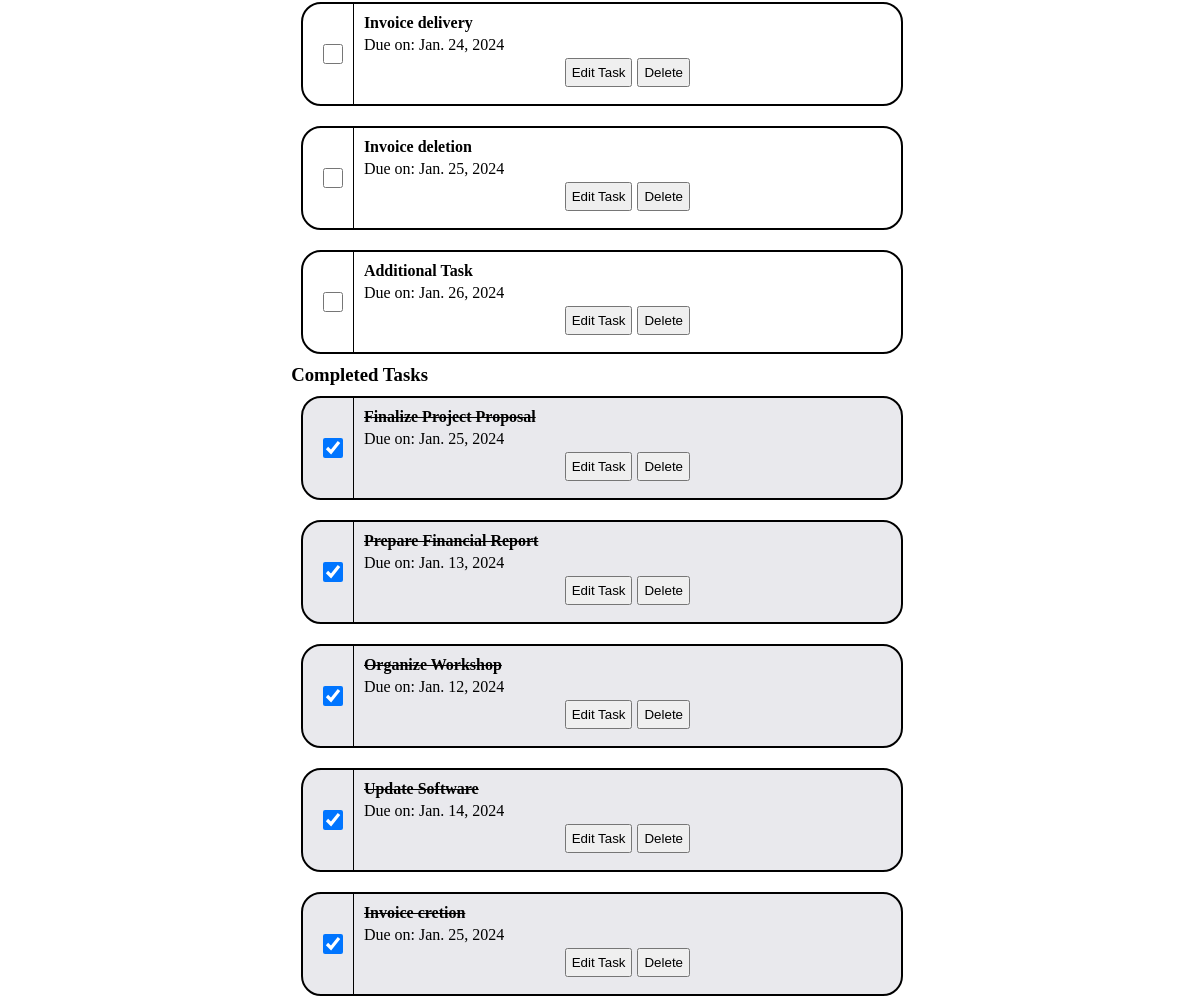
Before: /home/ (signed in, lower part) with the older database file.
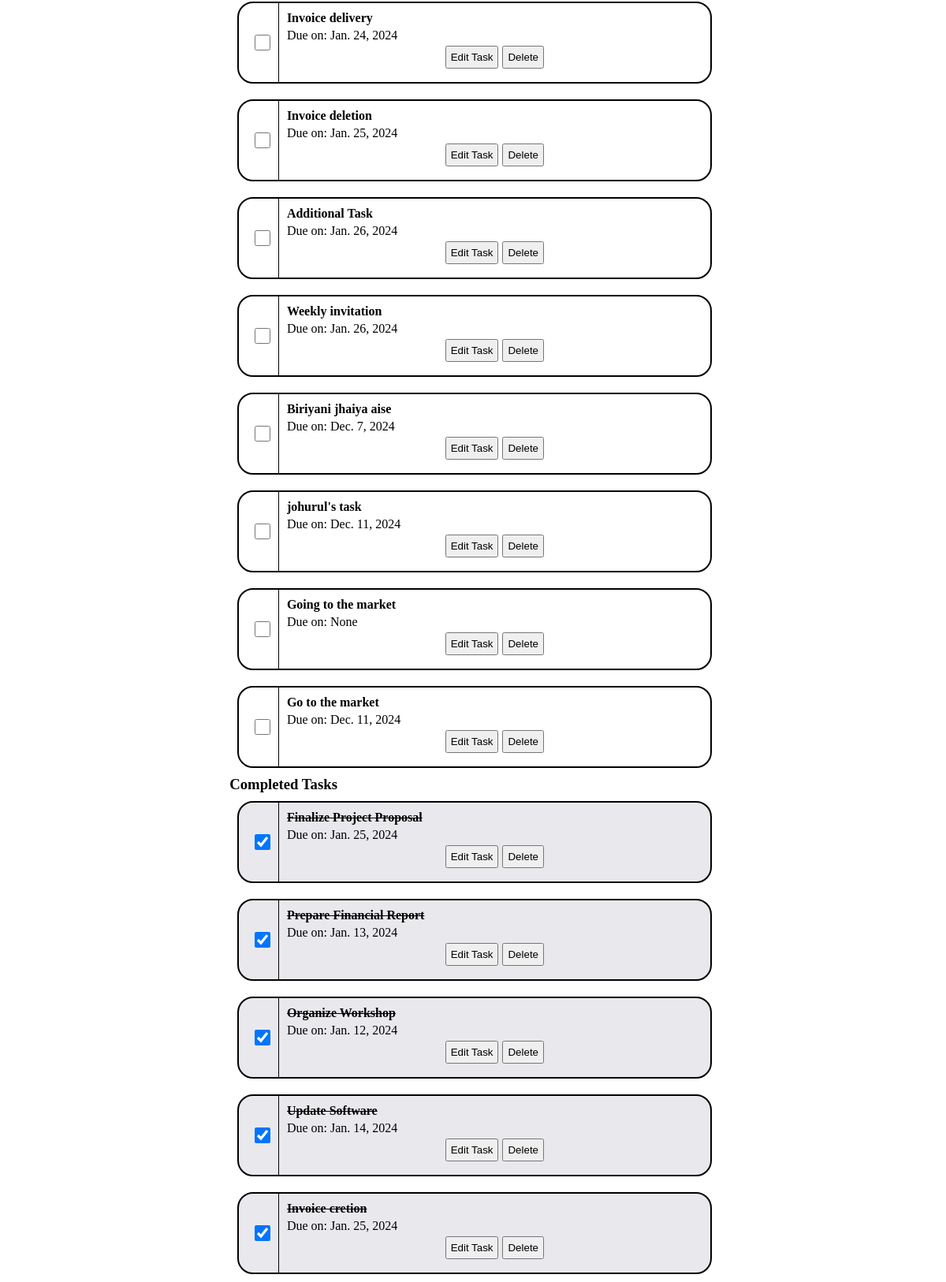
After: the same page with the newer database file.
### home/models.py (models this page shows, shortened)
class Task(models.Model):
    user = models.ForeignKey(User, on_delete=models.CASCADE)
    task_name = models.CharField(max_length=200)
    description = models.TextField(blank=True, null=True)
    completed = models.BooleanField(default=False)
    due_date = models.DateField(blank=True, null=True)
    timestamp = models.DateTimeField(auto_now_add=True)
    updated = models.DateTimeField(auto_now=True)

### home/views.py (the view)
# urls.py: path('home/', views.Home, name='home'),
@login_required(login_url='login')
def Home(request):
    form = TaskForm()
    remaining_tasks = Task.objects.filter(completed=False)
    completed_tasks = Task.objects.filter(completed=True)
    context = {
        'form': form,
        'remaining_tasks': remaining_tasks,
        'completed_tasks': completed_tasks
    }
    return render(request, 'home/home.html', context)

### home/forms.py
class TaskForm(forms.ModelForm):
    class Meta:
        model = Task
        fields = ['task_name', 'description', 'due_date']
        labels = {
            'task_name': '',
            'description': '',
            'due_date': ''
        }
        widgets = {
            'task_name': forms.TextInput(attrs={
                'class': 'task-name-class',
                'placeholder': 'Task Name'
            }),
            'description': forms.Textarea(attrs={
                'class': 'description-class',
                'placeholder': 'Description',
                'rows': 4
            }),
            'due_date': forms.DateInput(attrs={
                'type': 'date',
                'class': 'due-date-class',
                'placeholder': 'Due Date'
            }),
        }
    def __init__(self, *args, **kwargs):
        super(TaskForm, self).__init__(*args, **kwargs)
        self.fields['task_name'].widget.attrs.update({'class': 'task-name-class', 'placeholder': 'Task Name'})
        self.fields['description'].widget.attrs.update({'class': 'description-class', 'placeholder': 'Description'})

### home/templates/home/home.html (shortened to what this page needs)
{% load static %}
<!DOCTYPE html>
<html lang="en">
<head>
    {% load static %}
    <link rel="stylesheet" href="{% static 'home/css/home.css' %}">
</head>
<body>
    <div class="main">
        <div class="content">
            <div class="allTasks">
                <div class="card-list">
                    {% for task in remaining_tasks %}
                        <div class="task_card">
                            <div class="task_checkbox">
                                <input class="styled-checkbox" type="checkbox" name="completed" id="task_{{ task.id }}" {% if task.completed %} checked {% endif %} onclick="updateTaskStatus(this)">
                            </div>
                            <div class="task_details">
                                <h4>{{task.task_name}}</h4>
                                <h7>Due on: {{task.due_date}}</h7>
                                <div class="task_btns">
                                    <button
                                        onclick="setupModal('editTaskForm', true, this)"
                                        data-task-id='{{ task.id }}'
                                        data-task-name='{{task.task_name}}'
                                        data-task-description='{{task.description}}'
                                        data-due-date='{{task.due_date}}'
                                    >
                                        Edit Task
                                    </button>
                                    <button id="deleteTask" data-task-id="{{ task.id }}" data-csrf="{{ csrf_token }}" onclick="deleteTask(this)">Delete</button>
                                </div>
                            </div>
                        </div>
                    {% endfor %}
                </div>
            </div>
            <div class="allTasks">
                <h3>Completed Tasks</h3>
                <div class="card-list">
                    {% for task in completed_tasks %}
                        <div class="task_card completed_task">
                            <div class="task_checkbox">
                                <input class="styled-checkbox" type="checkbox" name="completed" id="task_{{ task.id }}" {% if task.completed %} checked {% endif %} onclick="updateTaskStatus(this)">
                            </div>
                            <div class="task_details">
                                <h4 class="task-completed">{{task.task_name}}</h4>
                                <h7>Due on: {{task.due_date}}</h7>
                                <div class="task_btns">
                                    <button
                                        onclick="setupModal('editTaskForm', true, this)"
                                        data-task-id='{{ task.id }}'
                                        data-task-name='{{task.task_name}}'
                                        data-task-description='{{task.description}}'
                                        data-due-date='{{task.due_date}}'
                                    >
                                        Edit Task
                                    </button>
                                    <button id="deleteTask" data-task-id="{{ task.id }}" data-csrf="{{ csrf_token }}" onclick="deleteTask(this)">Delete</button>
                                </div>
                            </div>
                        </div>
                    {% endfor %}
                </div>
            </div>
        </div>
        </div>
</body>
</html>

### home/static/home/css/home.css (style rules this page uses)
* { margin: 0; padding: 0; }
body { display: flex; flex-flow: column; justify-content: center; align-items: center; }
.main { display: flex; flex-flow: column; justify-content: start; align-items: center; width: 650px; height: 100vh; border-left: 1px solid black; border-right: 1px solid black; }
.content { width: 95%; margin-top: 20px; }
.allTasks { display: flex; flex-flow: column; width: 100%; height: auto; }
.card-list { display: flex; flex-flow: column; padding: 10px; gap: 20px; }
.task_card { display: flex; flex-flow: row; width: 100%; height: 100px; border: 2px solid black; border-radius: 20px; cursor: pointer; }
.completed_task { background-color: #E9E9ED; }
.task_checkbox { display: flex; justify-content: center; align-items: center; width: 7%; border-right: 1px solid black; margin-left: 10px; }
.styled-checkbox { width: 20px; height: 20px; cursor: pointer; }
.task_details { display: flex; flex-flow: column; width: 93%; padding: 10px; gap: 4px; }
.task_details h4 { width: 100%; overflow: hidden; white-space: nowrap; text-overflow: ellipsis; }
.task-completed { text-decoration: line-through; }
.task_btns { display: flex; flex-flow: row; justify-content: center; align-items: center; gap: 5px; }
.task_btns button { padding: 5px; }

Changed rows visible on the page:
added Task: task_name "Weekly invitation", due_date "Jan. 26, 2024"
added Task: task_name "Biriyani jhaiya aise", due_date "Dec. 7, 2024"
added Task: task_name "johurul's task", due_date "Dec. 11, 2024"
added Task: task_name "Going to the market", due_date "None"
added Task: task_name "Go to the market", due_date "Dec. 11, 2024"
